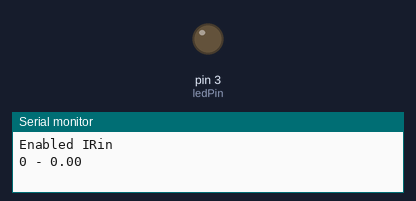
Recording of a program running on a simulated Arduino Nano, built with avr-gcc and run on an emulated ATmega328P. Parts: output pins drawn as LEDs (lit = HIGH), the last lines printed to the serial monitor.

Above: at 0.05 s.
At 0.65 s:
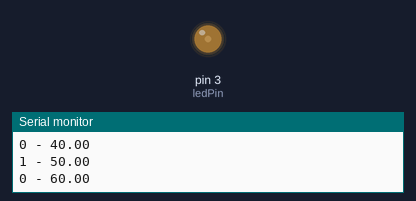
At 1.3 s:
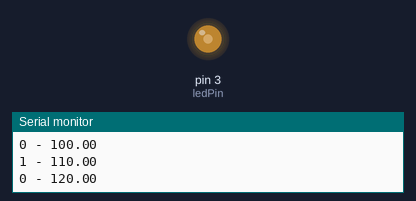
At 2.6 s:
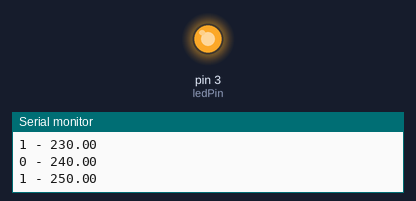
Timing chart, 0 to 6.0 s (numbered marks = the images above):
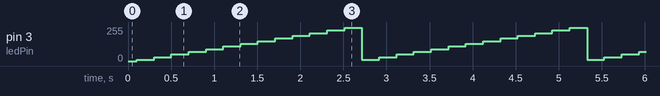

The program:

main.cpp
```cpp
#include <Arduino.h>
// #include <IRremote.h>

// int RECV_PIN = 11;

//IRrecv irrecv(RECV_PIN);

// decode_results results;

const int buttonPin = 11;
const int ledPin = 3; // shim
int buttonState = 0;

double lightValue = 0;

void setup()
{
  Serial.begin(9600);
  // Serial.println("Enabling IRin");
  // irrecv.enableIRIn(); // Start the receiver
  Serial.println("Enabled IRin");
  // put your setup code here, to run once:
  pinMode(buttonPin, INPUT);
  pinMode(ledPin, OUTPUT);
  digitalWrite(ledPin, LOW);
}

void loop()
{
  // buttonState = digitalRead(buttonPin);
  // put your main code here, to run repeatedly:
  Serial.print(buttonState);
  Serial.print(" - ");
  Serial.println(lightValue);
  if (buttonState == 1)
  {
    // turn LED on:
    // digitalWrite(ledPin, HIGH);
    //Serial.println("HIGH");
    analogWrite(ledPin, lightValue);
  }
  else
  {
    // turn LED off:
    //Serial.println("LOW");
    //digitalWrite(ledPin, LOW);
  }

  buttonState = !buttonState;

  // if (irrecv.decode(&results))
  // {
  //   Serial.println(results.value, HEX);
  //   irrecv.resume(); // Receive the next value
  // }
  delay(100);

  lightValue = lightValue + 10;
  if (lightValue > 255)
  {
    lightValue = 0;
  }
}
```

Measured:
- by itself, pin 3 (ledPin): repeats every 2.6 s: 30/255 0.20 s, 50/255 0.20 s, 70/255 0.20 s, 90/255 0.20 s, 110/255 0.20 s, 130/255 0.20 s, 150/255 0.20 s, 170/255 0.20 s, 190/255 0.20 s, 210/255 0.20 s, 230/255 0.20 s, 250/255 0.20 s, 10/255 0.20 s
